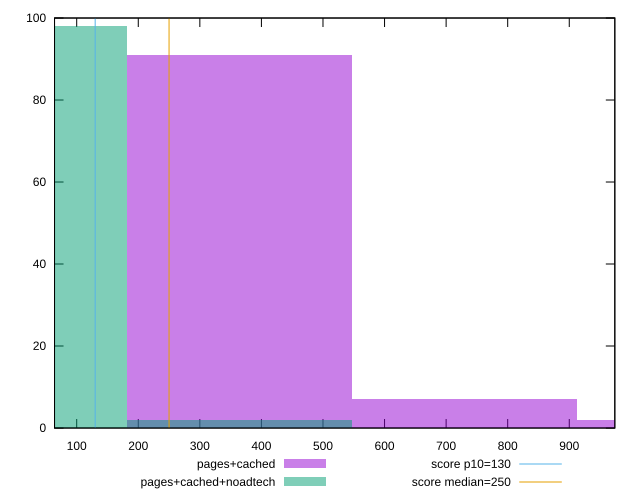

Source code (gnuplot):
reset

$pagesCached <<EOF
1094.4833127164702 2
729.6555418109801 7
364.82777090549007 91
EOF

$pagesCachedNoadtech <<EOF
0 98
364.82777090549007 2
EOF

set key outside below
set boxwidth 364.82777090549007
set xrange [64:973.9999999999991]
set yrange [0:100]
set trange [0:100]
set style fill transparent solid 0.5 noborder

set parametric
set terminal svg size 640, 500 enhanced background rgb 'white'
set output "report_00019_2021-02-10T18-14-37.922Z//max-potential-fid/comparison/histogram/1_vs_2.svg"

plot $pagesCached title "pages+cached" with boxes, \
     $pagesCachedNoadtech title "pages+cached+noadtech" with boxes, \
     130,t title "score p10=130", \
     250,t title "score median=250"

reset
